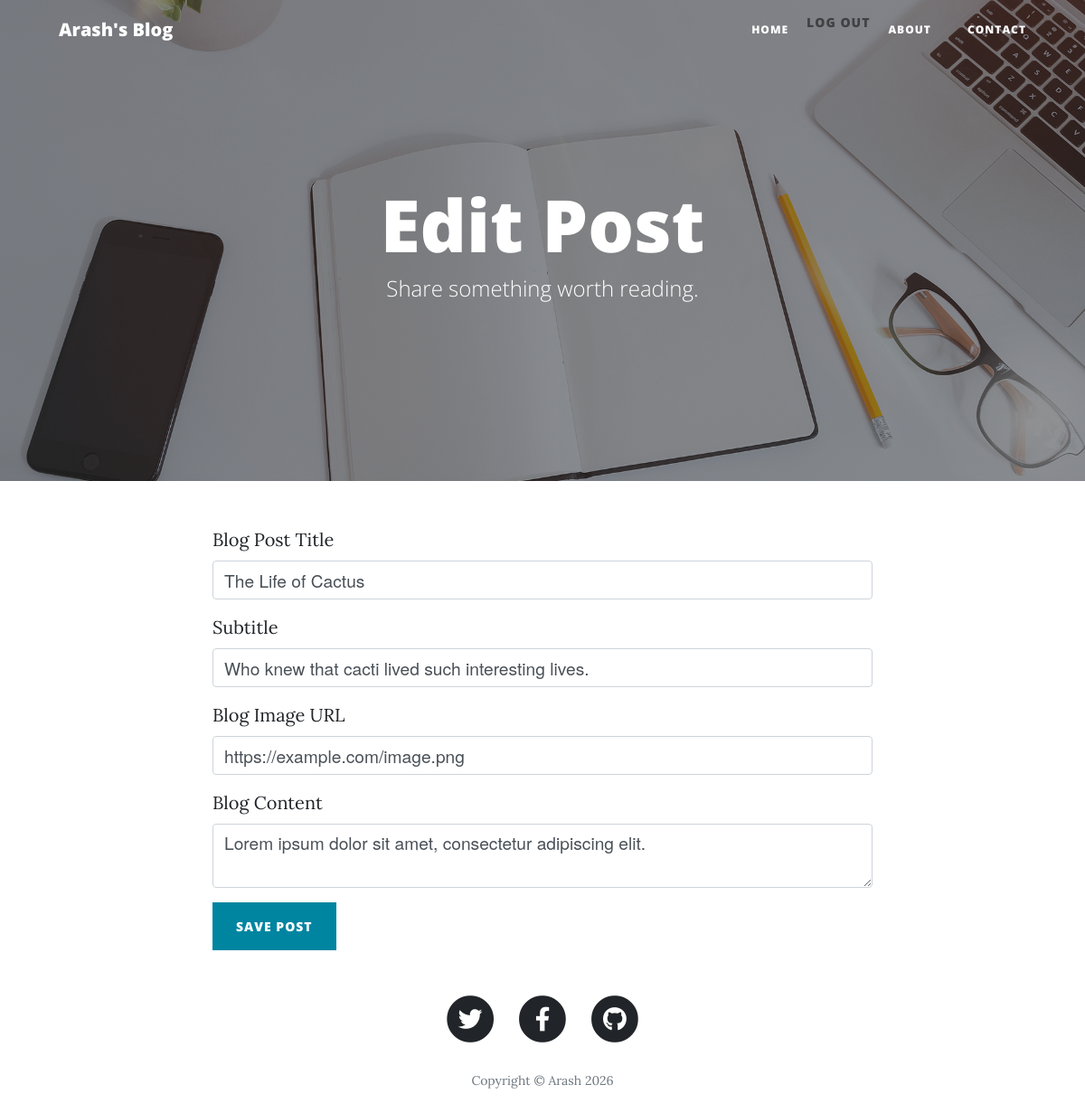
The app's page /edit-post/1 (signed in) with its own data.
### main.py (models this page shows)
class BlogPost(db.Model):
    __tablename__ = "blog_posts"
    id = db.Column(db.Integer, primary_key=True)
    author_id = db.Column(db.Integer, db.ForeignKey("users.id"), nullable=False)
    title = db.Column(db.String(250), unique=True, nullable=False)
    subtitle = db.Column(db.String(250), nullable=False)
    date = db.Column(db.String(250), nullable=False)
    body = db.Column(db.Text, nullable=False)
    img_url = db.Column(db.String(500), nullable=False)
    author = relationship("User", back_populates="posts")
    comments = relationship(
        "Comment", back_populates="comment_post", cascade="all, delete-orphan"
    )

### main.py (the view, shortened to what this page needs)
    @app.route("/edit-post/<int:post_id>", methods=["GET", "POST"])
    @admin_only
    def edit_post(post_id):
        post = db.get_or_404(BlogPost, post_id)
        form = CreatePostForm(obj=post)
        return render_template("make-post.html", form=form, is_edit=True)

### forms.py
class CreatePostForm(FlaskForm):
    title = StringField(
        "Blog Post Title", validators=[DataRequired(), Length(max=250)]
    )
    subtitle = StringField("Subtitle", validators=[DataRequired(), Length(max=250)])
    img_url = StringField(
        "Blog Image URL", validators=[DataRequired(), URL(), Length(max=500)]
    )
    body = CKEditorField("Blog Content", validators=[DataRequired()])
    submit = SubmitField("Save Post")

class EmptyForm(FlaskForm):
    submit = SubmitField("Submit")

### main.py (called while the page is built)
@login_manager.user_loader
def load_user(user_id):
    return db.session.get(User, int(user_id))

def is_admin_user():
    return (
        current_user.is_authenticated
        and current_user.id == current_app.config["ADMIN_USER_ID"]
    )

def admin_only(view):
    @wraps(view)
    def decorated_function(*args, **kwargs):
        if not current_user.is_authenticated:
            return login_manager.unauthorized()
        if not is_admin_user():
            abort(403)
        return view(*args, **kwargs)
    return decorated_function

### templates/make-post.html (shortened to what this page needs)
{% include "header.html" %}
{% from "_forms.html" import render_form %}
<header class="masthead" style="background-image: url('{{ url_for('static', filename='img/edit-bg.jpg') }}')">
  <div class="overlay"></div>
  <div class="container">
    <div class="row"><div class="col-lg-8 col-md-10 mx-auto">
      <div class="page-heading">
        <h1>{{ "Edit Post" if is_edit else "New Post" }}</h1>
        <span class="subheading">Share something worth reading.</span>
      </div>
    </div></div>
  </div>
</header>
<div class="container">
  <div class="row"><div class="col-lg-8 col-md-10 mx-auto">
    {{ render_form(form) }}
  </div></div>
</div>
{% include "footer.html" %}

### templates/header.html (shortened to what this page needs)
<!DOCTYPE html>
<html lang="en">
<head>
  <link href="{{ url_for('static', filename='vendor/bootstrap/css/bootstrap.min.css') }}" rel="stylesheet">
  <link href="{{ url_for('static', filename='vendor/fontawesome-free/css/all.min.css')}}" rel="stylesheet" type="text/css">
  <link href="{{ url_for('static', filename='css/clean-blog.min.css')}}" rel="stylesheet">
</head>
<body>
<nav class="navbar navbar-expand-lg navbar-light fixed-top" id="mainNav">
  <div class="container">
    <a class="navbar-brand" href="{{url_for('get_all_posts')}}">Arash's Blog</a>
    <div class="collapse navbar-collapse" id="navbarResponsive">
      <ul class="navbar-nav ml-auto">
        <li class="nav-item">
          <a class="nav-link" href="{{ url_for('get_all_posts') }}">Home</a>
        </li>
          {% if not current_user.is_authenticated %}
              <li class="nav-item">
                <a class="nav-link" href="{{ url_for('login') }}">Login</a>
              </li>
              <li class="nav-item">
                <a class="nav-link" href="{{ url_for('register') }}">Register</a>
              </li>
            {% else %}
              <li class="nav-item">
                <form method="post" action="{{ url_for('logout') }}" class="nav-link p-0">
                  <button type="submit" class="btn btn-link nav-link border-0 p-0">Log Out</button>
                </form>
              </li>
            {% endif %}
        <li class="nav-item">
          <a class="nav-link" href="{{ url_for('about') }}">About</a>
        </li>
        <li class="nav-item">
          <a class="nav-link" href="{{ url_for('contact') }}">Contact</a>
        </li>
      </ul>
    </div>
  </div>
</nav>

### templates/_forms.html (shortened to what this page needs)
{% macro render_form(form) %}
<form method="post" novalidate>
  {% for field in form if field.type not in ('CSRFTokenField', 'SubmitField') %}
    <div class="form-group">
      {{ field.label }}
      {{ field(class_="form-control") }}
    </div>
  {% endfor %}
  {{ form.submit(class_="btn btn-primary") }}
</form>
{% endmacro %}

### templates/footer.html (shortened to what this page needs)
  <footer>
    <div class="container">
      <div class="row">
        <div class="col-lg-8 col-md-10 mx-auto">
          <ul class="list-inline text-center">
            <li class="list-inline-item">
              <a href="#">
                <span class="fa-stack fa-lg">
                  <i class="fas fa-circle fa-stack-2x"></i>
                  <i class="fab fa-twitter fa-stack-1x fa-inverse"></i>
                </span>
              </a>
            </li>
            <li class="list-inline-item">
              <a href="#">
                <span class="fa-stack fa-lg">
                  <i class="fas fa-circle fa-stack-2x"></i>
                  <i class="fab fa-facebook-f fa-stack-1x fa-inverse"></i>
                </span>
              </a>
            </li>
            <li class="list-inline-item">
              <a href="#">
                <span class="fa-stack fa-lg">
                  <i class="fas fa-circle fa-stack-2x"></i>
                  <i class="fab fa-github fa-stack-1x fa-inverse"></i>
                </span>
              </a>
            </li>
          </ul>
          <p class="copyright text-muted">Copyright &copy; Arash {{ current_year }}</p>
        </div>
      </div>
    </div>
  </footer>
</body>
</html>

### records on screen
BlogPost: title "The Life of Cactus" "Who knew that cacti lived such interesting lives." "https://example.com/image.png" "Lorem ipsum dolor sit amet, consectetur adipiscing elit."

### other values on screen
{{ "Edit Post" if is_edit else "New Post" }} "Edit Post"
{{ field.label }} "Blog Post Title" "Subtitle" "Blog Image URL" "Blog Content"
